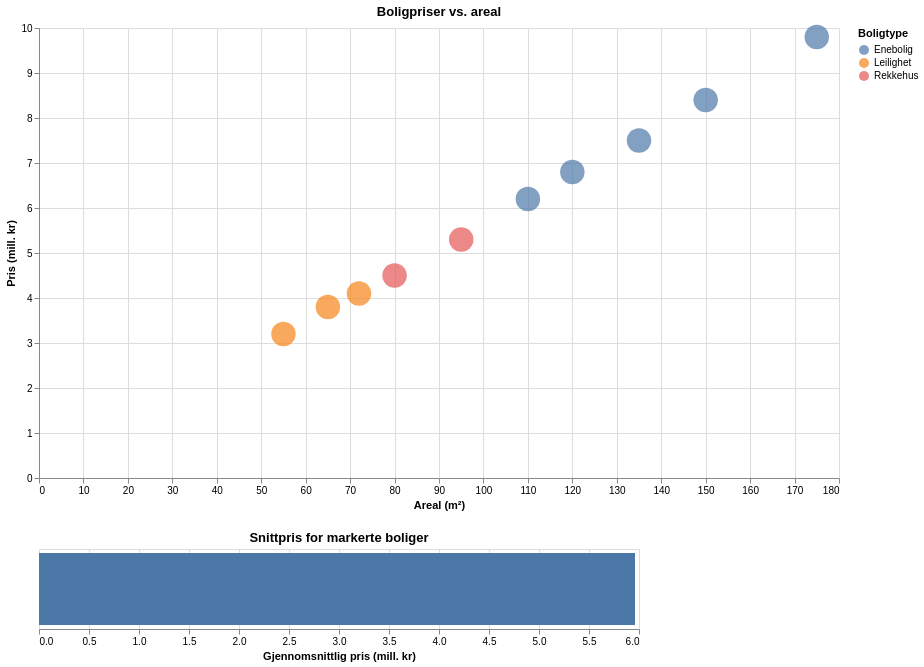

This figure's notebook cell:
### Markdown cell above
# Sandbox for Vega Altair med bruk av hjemmelaget data

### Code cell
import pandas as pd
import altair as alt

from IPython.display import display

# Eksempeldata
df = pd.DataFrame({
    "Areal": [55, 65, 72, 80, 95, 110, 120, 135, 150, 175],
    "Pris": [3.2, 3.8, 4.1, 4.5, 5.3, 6.2, 6.8, 7.5, 8.4, 9.8],
    "Boligtype": [
        "Leilighet", "Leilighet", "Leilighet",
        "Rekkehus", "Rekkehus",
        "Enebolig", "Enebolig",
        "Enebolig", "Enebolig", "Enebolig"
    ],
    "By": [
        "Oslo", "Oslo", "Bergen",
        "Bergen", "Trondheim",
        "Oslo", "Trondheim",
        "Bergen", "Oslo", "Trondheim"
    ]
})

# Markeringsverktøy
brush = alt.selection_interval()

# Scatterplot
scatter = (
    alt.Chart(df)
    .mark_circle(size=600)
    .encode(
        x=alt.X('Areal:Q', title='Areal (m²)'),
        y=alt.Y('Pris:Q', title='Pris (mill. kr)'),
        color=alt.condition(
            brush,
            'Boligtype:N',
            alt.value('lightgray')
        ),
        tooltip=[
            'Areal',
            'Pris',
            'Boligtype',
            'By'
        ]
    )
    .add_params(brush)
    .properties(
        width=800,
        height=450,
        title='Boligpriser vs. areal'
    )
)

# Gjennomsnittspris for markerte boliger
stats = (
    alt.Chart(df)
    .mark_bar()
    .encode(
        x=alt.X(
            'mean(Pris):Q',
            title='Gjennomsnittlig pris (mill. kr)'
        )
    )
    .transform_filter(brush)
    .properties(
        width=600,
        height=80,
        title='Snittpris for markerte boliger'
    )
)

chart = scatter & stats
display(chart)

### Figure 1 — Vega-Lite specification as saved in the notebook (floating-point values rounded to 4 significant figures)
{"config": {"view": {"continuousWidth": 300, "continuousHeight": 300}}, "vconcat": [{"mark": {"type": "circle", "size": 600}, "encoding": {"color": {"condition": {"param": "param_54dd647193d9b3b3", "field": "Boligtype", "type": "nominal"}, "value": "lightgray"}, "tooltip": [{"field": "Areal", "type": "quantitative"}, {"field": "Pris", "type": "quantitative"}, {"field": "Boligtype", "type": "nominal"}, {"field": "By", "type": "nominal"}], "x": {"field": "Areal", "title": "Areal (m²)", "type": "quantitative"}, "y": {"field": "Pris", "title": "Pris (mill. kr)", "type": "quantitative"}}, "height": 450, "name": "view_448c40219fe84d45_0", "title": "Boligpriser vs. areal", "width": 800}, {"mark": {"type": "bar"}, "encoding": {"x": {"aggregate": "mean", "field": "Pris", "title": "Gjennomsnittlig pris (mill. kr)", "type": "quantitative"}}, "height": 80, "title": "Snittpris for markerte boliger", "transform": [{"filter": {"param": "param_54dd647193d9b3b3"}}], "width": 600}], "data": {"name": "data-d64a01ece98067d68a8fd751ad5526a9"}, "params": [{"name": "param_54dd647193d9b3b3", "select": {"type": "interval"}, "views": ["view_448c40219fe84d45_0"]}], "$schema": "https://vega.github.io/schema/vega-lite/v6.4.1.json", "datasets": {"data-d64a01ece98067d68a8fd751ad5526a9": [{"Areal": 55, "Pris": 3.2, "Boligtype": "Leilighet", "By": "Oslo"}, {"Areal": 65, "Pris": 3.8, "Boligtype": "Leilighet", "By": "Oslo"}, {"Areal": 72, "Pris": 4.1, "Boligtype": "Leilighet", "By": "Bergen"}, {"Areal": 80, "Pris": 4.5, "Boligtype": "Rekkehus", "By": "Bergen"}, {"Areal": 95, "Pris": 5.3, "Boligtype": "Rekkehus", "By": "Trondheim"}, {"Areal": 110, "Pris": 6.2, "Boligtype": "Enebolig", "By": "Oslo"}, {"Areal": 120, "Pris": 6.8, "Boligtype": "Enebolig", "By": "Trondheim"}, {"Areal": 135, "Pris": 7.5, "Boligtype": "Enebolig", "By": "Bergen"}, {"Areal": 150, "Pris": 8.4, "Boligtype": "Enebolig", "By": "Oslo"}, {"Areal": 175, "Pris": 9.8, "Boligtype": "Enebolig", "By": "Trondheim"}]}}
